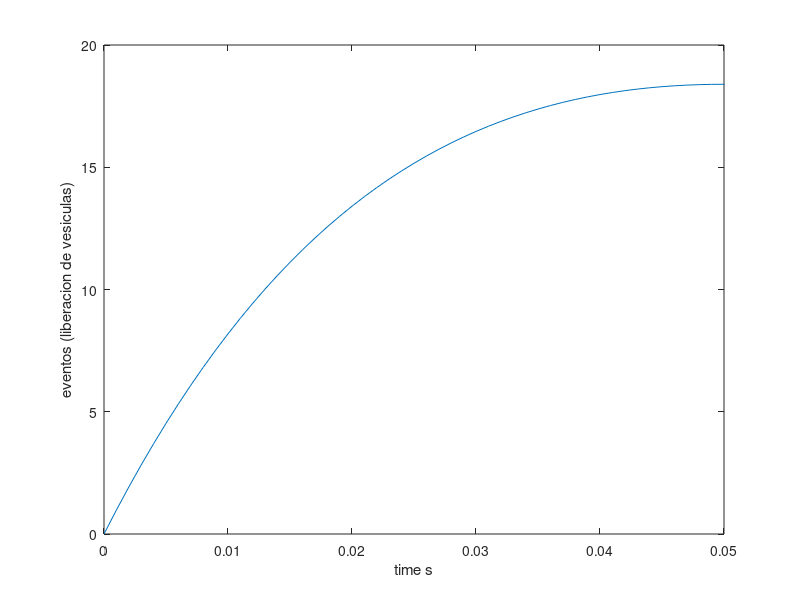

Write the MATLAB code that produced this figure. (Note: this script raises an error after producing the figure.)
close all, clear all, clc
%% poisson distribution 
%observaciones 
T= 0.05;
t= [0:0.001:1.400];
N= 50;
n= N*t./T.*exp(-t./T);
figure
plot(t,n)

ylabel('eventos (liberacion de vesiculas)')
xlabel ('time s')
xlim([0 0.05])





%% ajuste de liberacion de vesiculas por poisson 

X= n;%[0:100];
for i=1:numel(X)-1
x=round(X(i));%70; % numeros de veces que ocurre un evento durante un intervalo definido ESTE EJEMPLO t 1.4s
mu= mean(n);% probabilidad de ocurrencia es la misma para cualesquiera de los intervalos de igual longitud
P= (exp(-mu)*mu^x)/factorial(round(x)); %funcion de probabilidad de poisson 
P2(i+1)=P;
P4(i+1)=sum(P2);  % funcion de densidad de probabilidad  de poisson 
end 

%opcional 
p3=smooth(P2);
figure
plot(t,p3)
ylabel('probabilidad de eventos')
xlabel ('time s')
xlim([0 0.05])

figure
plot(t,P4)
ylabel('probabilidad acumulada')
xlabel ('time s')
xlim([0 0.05])
